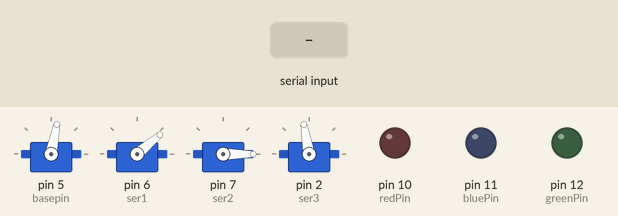
A sketch run on a simulated Arduino Uno, built with avr-gcc and run on an emulated ATmega328P. Shown: 4 × servo, output pins drawn as LEDs (lit = HIGH). Inputs (shaded band) come from the test bench.

Above: at 10.5 s.
10.6 s: "7" received over Serial
At 12.65 s:
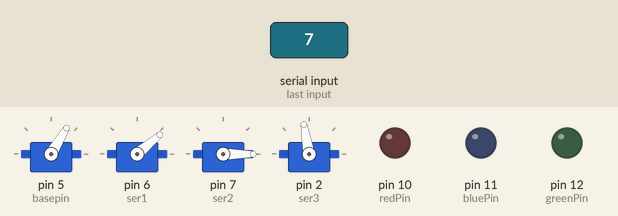
At 20.2 s:
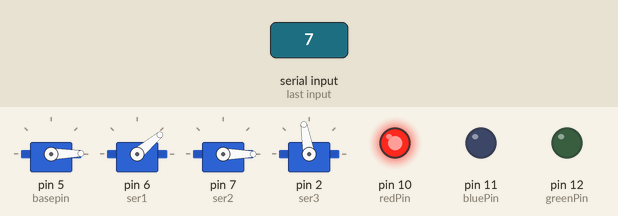
Timing chart, 0 to 21.7 s (numbered marks = the images above; inputs shaded):
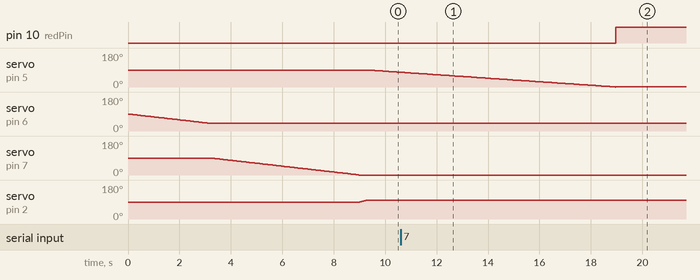

Measured:
- after the input at 10.6 s, pin 10 (redPin): LOW → HIGH after 8.4 s

The sketch:

_8-_base_with_links_manual.ino
```cpp
#include <VarSpeedServo.h>

// create servo object to control a servo
VarSpeedServo base;
VarSpeedServo link1;
VarSpeedServo link2;
VarSpeedServo gripper;

// variable to store the servo position
int pos = 0;
int redPin=10;
int bluePin=11;
int greenPin=12;

// variable to store the servo position
const int basepin =5;
const int ser1 =6;
const int ser2 =7;
const int ser3 =2;

char data;

void setup() {
  // attaches the servo  to the servo object
  base.attach(basepin);
  link1.attach(ser1);
  link2.attach(ser2);
  gripper.attach(ser3);

  // serial communication and indicators
  Serial.begin(9600);
  pinMode(redPin,OUTPUT);
  pinMode(bluePin,OUTPUT);
  pinMode(greenPin,OUTPUT);

// initial positions
   link1.write(40, 10 ,true);
  link2.write(0, 10 , true);
  gripper.write(100, 20 , true);
  delay(5);

}


void loop() {

//base
  for (pos = 0; pos <= 180 && data != '7' ; pos += 1)
   {
    base.write(pos,6,true);              // tell servo to go to position in variable 'pos'
     if(Serial.available()>0)
      data= Serial.read();
   }


  for (pos = 180; pos >= 0 && data != '7' ; pos -= 1)
  {
       base.write(pos,6,true);              // tell servo to go to position in variable 'pos'
        if(Serial.available()>0)
         data= Serial.read();

  }
  if (data=='7')
  {
          digitalWrite(redPin, HIGH);
          digitalWrite(greenPin, LOW);
          digitalWrite(bluePin, LOW);
          link1.write(20, 10);
          link2.write(110, 10);
          gripper.write(30, 30);
          delay(10);
  }


}
```
